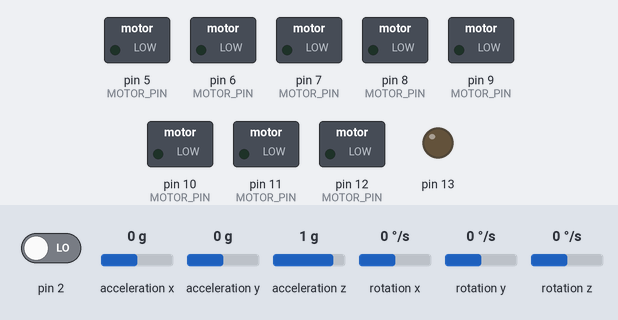
Recording of a sketch running on a simulated Arduino Uno, built with avr-gcc and run on an emulated ATmega328P. Parts: switched loads named in the sketch (green lamp = pin HIGH), output pins drawn as LEDs (lit = HIGH). Wiring (inferred from the names in the program): MPU-6050 motion sensor at I2C address 0x68. Dashed ring = blinking. Inputs (shaded band) come from the test bench; at power-on: acceleration z 1 g, rotation x 0 °/s, pin 2 LOW, acceleration x 0 g, acceleration y 0 g, rotation y 0 °/s, rotation z 0 °/s.

Above: at 6.2 s.
6.3 s: acceleration z set to 0 g
9.3 s: rotation x set to 192 °/s
At 9.38 s:
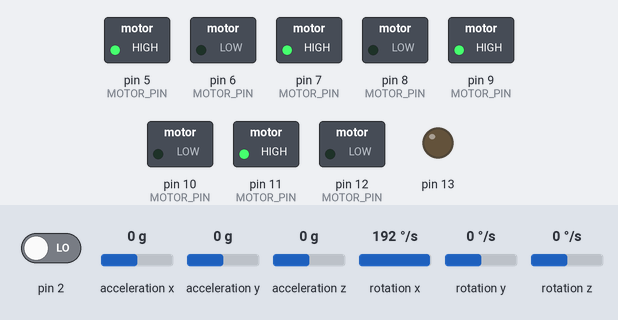
At 11.8 s:
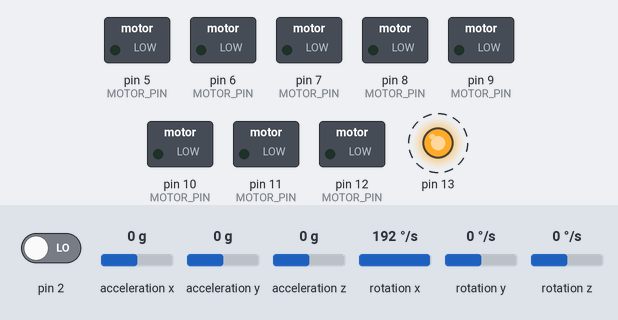
12.3 s: rotation x set to -192 °/s
At 13.8 s:
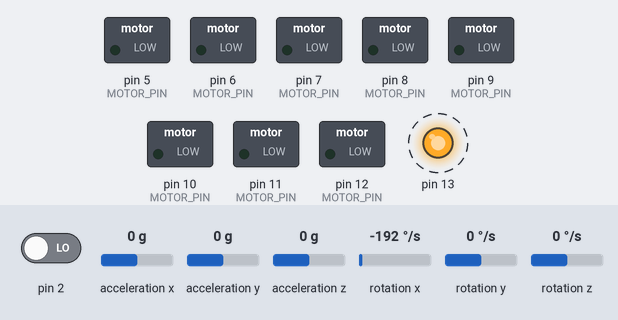
14.5 s: rotation x set to -100 °/s
Timing chart, 0 to 27.3 s (numbered marks = the images above; inputs shaded):
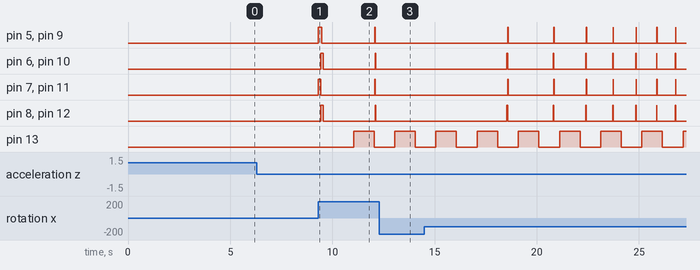

Measured:
- after the input at 9.3 s, pin 5 (MOTOR_PIN): LOW → HIGH at once, → LOW 0.16 s later, → HIGH 2.6 s later, → LOW 0.03 s later; pin 6 (MOTOR_PIN): LOW → HIGH after 0.14 s, → LOW 0.11 s later, → HIGH 2.6 s later, → LOW 0.02 s later
- after the input at 12.3 s, pin 5 (MOTOR_PIN), pin 6 (MOTOR_PIN), pin 7 (MOTOR_PIN), pin 8 (MOTOR_PIN), pin 9 (MOTOR_PIN), pin 10 (MOTOR_PIN), pin 11 (MOTOR_PIN), pin 12 (MOTOR_PIN): stops changing and stays LOW
- by itself, pin 13: alternates HIGH for 1.0 s and LOW for 1.0 s

The sketch:

InvertedPendulum01.ino
```cpp
// MilkSegway 2022/12/23
// ジャイロ MPU6050版
//
// Arduino接続
//   ジャイロ: A4（SDA）・A5（SCL）
//   ロータリーエンコーダー: D2 (割り込み0)
//   XBee: D3(RX), D4(TX)
//   モータードライバー(MP4212) 2系統
//     M1:5,6,7,8  M2:9,10,11,12 (5,6,9,10はPWMが使えるポートとする)

#include <Wire.h>

//#define mySerial Serial
#ifndef mySerial
  #include <SoftwareSerial.h>
  SoftwareSerial mySerial(3, 4);    // RX,TX XBee通信(57600bps)
#endif

int MOTOR_PIN[][4] = {
  {5, 6, 7, 8},     // MOTOR1
  {9, 10, 11, 12}   // MOTOR2
};

float K_GYRO = 1.0;      // 角速度のゲイン
float K_DEG  = 0.11;     // 角度の誤差のゲイン
float K_DEG_SUM = 0.2;   // 角度の誤差の積算のゲイン
float K_SPEED = 2.5;     // 回転速度のゲイン
float K_ALL = 1.00;      // 全体のゲイン

#define PI 3.141592653589793

float gyro = 0;     // 角速度
float deg = 0;      // 角速度の積算（=角度）
float deg_sum = 0;  // 角度の積算

float score = 0;    // スコア 小さいほど良い (揺れが少ないと小さくなる)

#define STEP_TIME 1250  // μsec (800MHz)
//#define STEP_TIME 2500  // μsec (400MHz)

#define BASE_COUNT (4 * 1000000L / STEP_TIME)  // 基準を計測するループ回数 4秒
int base_count = 0;

float base_gyro = 0;  // ジャイロの基準
//float base_acc = 0;   // 加速度の基準

float v_gyro = 0;     // ジャイロ ふらつき
float v_acc = 0;      // 加速度 ふらつき

volatile float motor_power = 0;     // モーターのパワー

float re_speed = 0;   // 移動スピード

// シリアル通信 間引き用のカウンタ -> 遅いので頻度が多いと安定しなくなる
#define SERIAL_COUNT (2 * 1000000L / STEP_TIME)   // 2秒に1回
int serialCount= 0;

unsigned long pre_time = 0;

// スピード(ロータリーエンコーダー)
volatile int re_count = 0;  // 1周期のカウンタ

// ロータリーエンコーダーカウント割り込み処理関数
void RotaryEncoderCount() {
  if (motor_power < 0) {
    re_count--;
  } else {
    re_count++;
  }
}

// id: motor id(0 or 1)
// spd : +- 0 - 255
void ctrl_motor(int id, int spd)
{
  if(spd > 255)  spd = 255;
  if(spd < -255) spd = -255;

  if (spd == 0) {
    digitalWrite(MOTOR_PIN[id][0], 0); // ON
    digitalWrite(MOTOR_PIN[id][1], 0); // ON
    digitalWrite(MOTOR_PIN[id][2], 0); // OFF
    digitalWrite(MOTOR_PIN[id][3], 0); // OFF
  }
  else if (spd > 0) {
    analogWrite(MOTOR_PIN[id][0], 255 - spd); // ON(PWM)
    digitalWrite(MOTOR_PIN[id][1], 1); // OFF
    digitalWrite(MOTOR_PIN[id][2], 0); // OFF
    digitalWrite(MOTOR_PIN[id][3], 1); // ON
  }
  else {
    spd = -spd;
    digitalWrite(MOTOR_PIN[id][0], 1); // OFF
    analogWrite(MOTOR_PIN[id][1], 255 - spd); // ON(PWM)
    digitalWrite(MOTOR_PIN[id][2], 1); // ON
    digitalWrite(MOTOR_PIN[id][3], 0); // OFF
  }
}

void init_motor(int id)
{
  pinMode(MOTOR_PIN[id][0], OUTPUT);
  pinMode(MOTOR_PIN[id][1], OUTPUT);
  pinMode(MOTOR_PIN[id][2], OUTPUT);
  pinMode(MOTOR_PIN[id][3], OUTPUT);
}

float get_serial_float()
{
  float r;
  int sign = mySerial.read();
  r  = (mySerial.read() - '0') * 10.0;
  r += (mySerial.read() - '0');
  r += (mySerial.read() - '0') / 10.0;
  r += (mySerial.read() - '0') / 100.0;
  if (sign == '-') r = -r;
  mySerial.read();  // スペース

  return r;
}

void setup()
{
  // モーター初期化
  init_motor(0);
  init_motor(1);
  ctrl_motor(0, 0);
  ctrl_motor(1, 0);

  mySerial.begin(57600);
  mySerial.println("MilkSegway setup start");

  // LED
  pinMode(13, OUTPUT);

  // ロータリーエンコーダー
  pinMode(2, INPUT);

  // MPU6050初期化
  Wire.begin();
  Wire.setClock(400000L);
  Wire.beginTransmission(0x68);
  Wire.write(0x6B);
  Wire.write(0x00);
  Wire.endTransmission();
  Wire.beginTransmission(0x68);
  Wire.write(0x1C);
  Wire.write(0x10);
  Wire.endTransmission();
  Wire.beginTransmission(0x68);
  Wire.write(0x1B);
  Wire.write(0x08);
  Wire.endTransmission();
  Wire.beginTransmission(0x68);
  Wire.write(0x1A);
  Wire.write(0x05);
  Wire.endTransmission();

  // Pin2が変化したときに割り込み
  attachInterrupt(0, RotaryEncoderCount, CHANGE);

  delay(5000);  // XBeeの接続待ち
  mySerial.println("MilkSegway setup complete");
}

int f1 = 0;
int f2 = 0;

void loop()
{
  // 時間待ちループ
  int wait_count = 0;
  unsigned long time = micros();
  while (time - pre_time <= STEP_TIME) {
    time = micros();
    wait_count++;
  }
  pre_time = time;

  // MPU6050から取得
  Wire.beginTransmission(0x68);
  Wire.write(0x3B);
  Wire.endTransmission();
  Wire.requestFrom(0x68, 14);
  while (Wire.available() < 14);

  int16_t axRaw = Wire.read() << 8 | Wire.read();
  int16_t ayRaw = Wire.read() << 8 | Wire.read();
  int16_t azRaw = Wire.read() << 8 | Wire.read();
  int16_t temperature = Wire.read() << 8 | Wire.read();
  int16_t gxRaw = Wire.read() << 8 | Wire.read();
  int16_t gyRaw = Wire.read() << 8 | Wire.read();
  int16_t gzRaw = Wire.read() << 8 | Wire.read();

  // 加速度センサーから算出した角度
  float acc_deg = -(atan2(azRaw, ayRaw) / PI * 180.0 + 12.80) * (1000000L / STEP_TIME); // 12.80 : もともと少し傾いている

  // 直立している時の基準値が収束するまで待つ
  if (base_count < BASE_COUNT) {
    // ジャイロの基準の更新
    base_gyro += gxRaw;
    //base_acc += azRaw;
    base_count++;
    return;
  }
  else if (base_count == BASE_COUNT) {
    base_gyro /= base_count;
    //base_acc /= base_count;
    deg = acc_deg; // 傾きの初期値
    base_count++;
    mySerial.println("MilkSegway Start");
  }

  // ジャイロ(角速度)
  gyro = (gxRaw - base_gyro) / 131.0; // (度/s)に変換

  // 加速度
  //float raw_acc = azRaw - base_acc;

  v_gyro = v_gyro * 0.95 + ((gyro < 0) ? -gyro: gyro) * 100 * 0.05;   // ジャイロ ふらつき
  //v_acc = v_acc * 0.95 + ((raw_acc < 0) ? -raw_acc: raw_acc) * 0.05;  // 加速度 ふらつき
  //v_acc = v_acc * 0.95 + ((acc_deg < 0) ? -acc_deg: acc_deg) * 0.05;  // 加速度 ふらつき

  deg = deg + gyro; // 角速度の積算=角度
  deg_sum = deg_sum + deg; // 角度の積算

  // ふらついていない -> 角度と速度を補正
  if (v_gyro < 30) {
    deg = deg * 0.99 + acc_deg * 0.01;
    deg_sum = deg_sum * 0.95;
    re_speed = re_speed * 0.95;
    f1++;
  }
  else if (v_gyro < 60) {
    deg = deg * 0.995 + acc_deg * 0.005;
    deg_sum = deg_sum * 0.97;
    re_speed = re_speed * 0.97;
    f2++;
  }

  // ロータリーエンコーダー
  re_speed = re_speed + re_count;     // 速度
  re_count = 0;

  // モーターへの出力を計算(PID制御)
  float power = ((K_GYRO * gyro) +        // D
                 (K_DEG * deg) +          // P
                 (K_DEG_SUM * 0.001 * deg_sum) +  // I
                 (K_SPEED * re_speed)
                 ) * K_ALL;

  motor_power = motor_power * 0.5 + power * 0.5;  // 移動平均

  // 評価 : この値が小さくなるようにパラメータを自動調整出来ないか?
  score = score * 0.999 + ((gyro > 0)? gyro: -gyro) * 0.001;  // 移動平均

  // モータースピードの計算
  int spd = (int)motor_power;

  // 破たんした（倒れた）場合は止める
  if(spd > 1000 || spd < -1000)  spd = 0;

  // 使用したモーターの特性で20以下は動かないので補正する
  if (spd > 0) spd += 20;
  if (spd < 0) spd -= 20;

  // モータの最大速度を超えないように制限
  if(spd > 255)  spd = 255;
  if(spd < -255) spd = -255;

  ctrl_motor(0, spd);
  ctrl_motor(1, spd);

  serialCount++;
  if (serialCount >= SERIAL_COUNT) {
    // 表示用
    int disp_gyro = (int)(K_GYRO * gyro * K_ALL);
    int disp_deg = (int)(K_DEG * deg * K_ALL);
    int disp_deg_sum = (int)(K_DEG_SUM * deg_sum * 0.001 * K_ALL);
    int disp_re_speed = (int)(K_SPEED * re_speed * K_ALL);
    int disp_spd = motor_power;

    char buf_gyro[10];
    dtostrf(gyro, 7, 3, buf_gyro);
    char buf_deg[10];
    dtostrf(deg, 6, 1, buf_deg);
    char buf_deg_sum[10];
    dtostrf(deg_sum * 0.001, 5, 0, buf_deg_sum);
    char buf_re_speed[10];
    dtostrf(re_speed, 4, 0, buf_re_speed);

    char buf[128];
    sprintf(buf, "S:%3d G:%s/%3d DEG:%s/%3d SUM:%s/%3d RE:%s/%3d C:%2d VG:%3d A:%5d f:%3d/%3d SPD:%4d",
      (int)(score * 100), buf_gyro, disp_gyro, buf_deg, disp_deg, buf_deg_sum, disp_deg_sum, buf_re_speed, disp_re_speed,
      wait_count, (int)v_gyro, (int)(acc_deg), f1, f2, disp_spd);
    mySerial.println(buf);  // 送信完了まで待つので遅い

    f1 = f2 = 0;
    serialCount = 0;
  }

  // LED点滅
  if (serialCount == 0)
    digitalWrite(13, HIGH);
  if (serialCount == SERIAL_COUNT / 2)
    digitalWrite(13, LOW);

  // シリアル受信
  if (mySerial.available() >= 50) {
    int command = mySerial.read();
    if (command == 'P') {
      mySerial.println("Param command received");
      float dummy  = get_serial_float();
      K_GYRO       = get_serial_float();
      K_DEG        = get_serial_float();
      K_DEG_SUM    = get_serial_float();
      dummy        = get_serial_float();
      K_SPEED      = get_serial_float();
      dummy        = get_serial_float();
      K_ALL        = get_serial_float();

      mySerial.read();  // 'E'
    }
    else if (command == 'R') {
      mySerial.println("Reset command received");
      // 'E'が来るまでループ
      int r = command;
      while (r != 'E') {
        r = mySerial.read();
      }
      deg = 0;
      deg_sum = 0;
      re_speed = 0;
    }
    else {
      mySerial.println("Command receive error");
      // 'E'が来るまでループ
      char buf[100];
      int i = 0;
      int r = command;
      buf[i++] = r;
      while (r != 'E') {
        r = mySerial.read();
        buf[i++] = r;
      }
      buf[i++] = 0;
      mySerial.println(buf);
    }
  }
}
```
